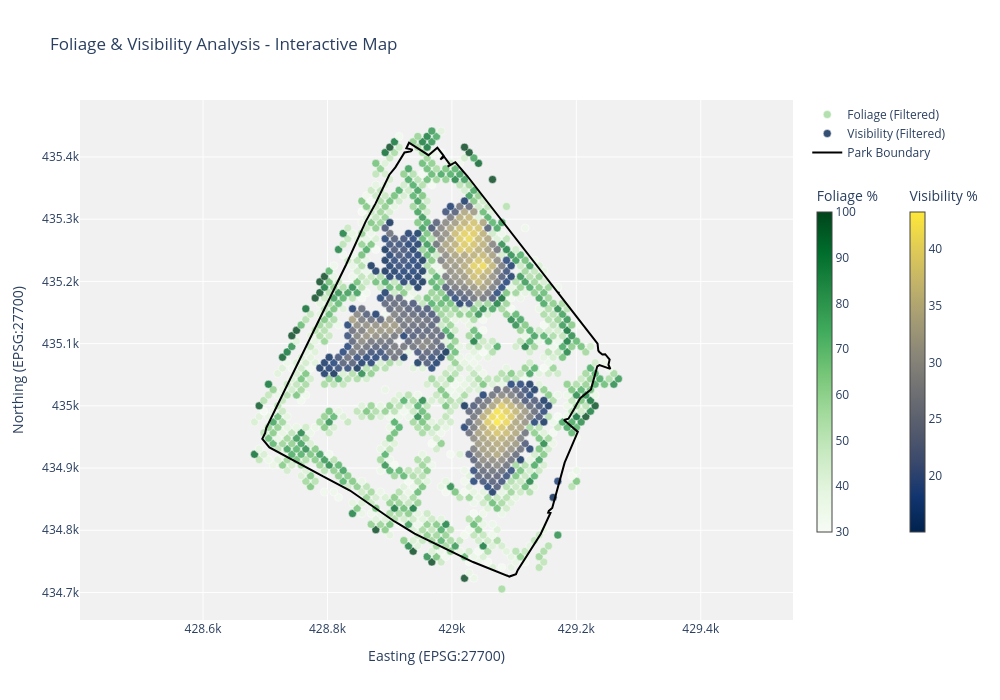

The cell this chart's notebook holds for it:
### Code cell
# Create interactive plotly map with toggleable layers
fig = go.Figure()

# Extract coordinates for foliage data
foliage_lons = park_foliage.geometry.x
foliage_lats = park_foliage.geometry.y

# Create hover text for foliage
foliage_hover_text = [
    f"<b>Foliage Data</b><br>" +
    f"Mean Height: {mean:.2f}m<br>" +
    f"Vegetation >1m: {pct:.1f}%"
    for mean, pct in zip(
        park_foliage['mean_height'], 
        park_foliage['percent_above_1m']
    )
]

# Add foliage trace
fig.add_trace(go.Scatter(
    x=foliage_lons,
    y=foliage_lats,
    mode='markers',
    marker=dict(
        size=8,
        color=park_foliage['percent_above_1m'],
        colorscale='Greens',
        colorbar=dict(
            title="Foliage %",
            thickness=15,
            len=0.7,
            x=1.02
        ),
        line=dict(width=0.5, color='white'),
        opacity=0.8
    ),
    hovertext=foliage_hover_text,
    hoverinfo='text',
    name='Foliage (Filtered)',
    visible=True
))

# Extract coordinates for visibility data
vis_lons = vis_filtered.geometry.x
vis_lats = vis_filtered.geometry.y

# Create hover text for vis
vis_hover_text = [
    f"<b>Estimated visibility</b><br>" +
    f"Visibility: {pct:.1f}%"
    for pct in vis_filtered['visibility_pct']
]

# Add visibility trace
fig.add_trace(go.Scatter(
    x=vis_lons,
    y=vis_lats,
    mode='markers',
    marker=dict(
        size=8,
        color=vis_filtered['visibility_pct'],
        colorscale='Cividis',
        colorbar=dict(
            title="Visibility %",
            thickness=15,
            len=0.7,
            x=1.15
        ),
        line=dict(width=0.5, color='white'),
        opacity=0.8
    ),
    hovertext=vis_hover_text,
    hoverinfo='text',
    name='Visibility (Filtered)',
    visible=True
))

x_coords = list(park_boundary.exterior.xy[0])
y_coords = list(park_boundary.exterior.xy[1])


fig.add_trace(go.Scatter(
    x=x_coords,
    y=y_coords,
    mode='lines',
    name='Park Boundary',
    line=dict(color='black', width=2),
    hoverinfo='skip'
))


# Update layout for better visualization
fig.update_layout(
    title='Foliage & Visibility Analysis - Interactive Map',
    xaxis_title='Easting (EPSG:27700)',
    yaxis_title='Northing (EPSG:27700)',
    hovermode='closest',
    height=700,
    width=1000,
    xaxis=dict(scaleanchor='y', scaleratio=1),
    yaxis=dict(scaleanchor='x', scaleratio=1),
    plot_bgcolor='rgba(240, 240, 240, 0.9)'
)



fig.show()

### Figure 1 — Plotly figure (JSON) as saved in the notebook; plotly's stock layout.template omitted (floating-point values rounded to 4 significant figures; data arrays with more than 128 entries replaced by an {"elided": "..."} marker saying what was removed)
{"data": [{"hoverinfo": "text", "hovertext": {"elided": "978 str values"}, "marker": {"color": {"elided": "978 float values"}, "colorbar": {"len": 0.7, "thickness": 15, "title": {"text": "Foliage %"}, "x": 1.02}, "colorscale": [[0, "rgb(247,252,245)"], [0.125, "rgb(229,245,224)"], [0.25, "rgb(199,233,192)"], [0.375, "rgb(161,217,155)"], [0.5, "rgb(116,196,118)"], [0.625, "rgb(65,171,93)"], [0.75, "rgb(35,139,69)"], [0.875, "rgb(0,109,44)"], [1, "rgb(0,68,27)"]], "line": {"color": "white", "width": 0.5}, "opacity": 0.8, "size": 8}, "mode": "markers", "name": "Foliage (Filtered)", "type": "scatter", "visible": true, "x": {"elided": "978 float values"}, "y": {"elided": "978 float values"}}, {"hoverinfo": "text", "hovertext": {"elided": "408 str values"}, "marker": {"color": {"elided": "408 float values"}, "colorbar": {"len": 0.7, "thickness": 15, "title": {"text": "Visibility %"}, "x": 1.15}, "colorscale": [[0, "#00224e"], [0.1111, "#123570"], [0.2222, "#3b496c"], [0.3333, "#575d6d"], [0.4444, "#707173"], [0.5556, "#8a8678"], [0.6667, "#a59c74"], [0.7778, "#c3b369"], [0.8889, "#e1cc55"], [1, "#fee838"]], "line": {"color": "white", "width": 0.5}, "opacity": 0.8, "size": 8}, "mode": "markers", "name": "Visibility (Filtered)", "type": "scatter", "visible": true, "x": {"elided": "408 float values"}, "y": {"elided": "408 float values"}}, {"hoverinfo": "skip", "line": {"color": "black", "width": 2}, "mode": "lines", "name": "Park Boundary", "type": "scatter", "x": [428800.0, 428700.0, 428700.0, 428700.0, 428700.0, 428800.0, 428800.0, 428800.0, 428900.0, 428900.0, 428900.0, 428900.0, 428900.0, 428900.0, 428900.0, 428900.0, 428900.0, 428900.0, 428900.0, 428900.0, 429000.0, 429000.0, 429000.0, 429000.0, 429000.0, 429000.0, 429000.0, 429000.0, 429000.0, 429000.0, 429100.0, 429200.0, 429200.0, 429200.0, 429200.0, 429200.0, 429200.0, 429200.0, 429200.0, 429200.0, 429300.0, 429300.0, 429300.0, 429200.0, 429200.0, 429200.0, 429200.0, 429200.0, 429200.0, 429200.0, 429200.0, 429200.0, 429200.0, 429200.0, 429200.0, 429200.0, 429200.0, 429100.0, 429100.0, 429100.0, 429100.0, 429100.0, 429100.0, 429000.0, 429000.0, 428900.0, 428900.0, 428900.0, 428900.0, 428900.0, 428900.0, 428900.0, 428800.0, 428800.0], "y": [434900.0, 434900.0, 434900.0, 435000.0, 435000.0, 435200.0, 435200.0, 435200.0, 435300.0, 435300.0, 435400.0, 435400.0, 435400.0, 435400.0, 435400.0, 435400.0, 435400.0, 435400.0, 435400.0, 435400.0, 435400.0, 435400.0, 435400.0, 435400.0, 435400.0, 435400.0, 435400.0, 435400.0, 435400.0, 435400.0, 435200.0, 435200.0, 435200.0, 435200.0, 435100.0, 435100.0, 435100.0, 435100.0, 435100.0, 435100.0, 435100.0, 435100.0, 435100.0, 435100.0, 435100.0, 435000.0, 435000.0, 435000.0, 435000.0, 435000.0, 435000.0, 435000.0, 434900.0, 434800.0, 434800.0, 434800.0, 434800.0, 434800.0, 434700.0, 434700.0, 434700.0, 434700.0, 434700.0, 434700.0, 434800.0, 434800.0, 434800.0, 434800.0, 434800.0, 434800.0, 434800.0, 434800.0, 434900.0, 434900.0]}], "layout": {"height": 700, "hovermode": "closest", "plot_bgcolor": "rgba(240, 240, 240, 0.9)", "title": {"text": "Foliage & Visibility Analysis - Interactive Map"}, "width": 1000, "xaxis": {"scaleanchor": "y", "scaleratio": 1, "title": {"text": "Easting (EPSG:27700)"}}, "yaxis": {"scaleanchor": "x", "scaleratio": 1, "title": {"text": "Northing (EPSG:27700)"}}}}
